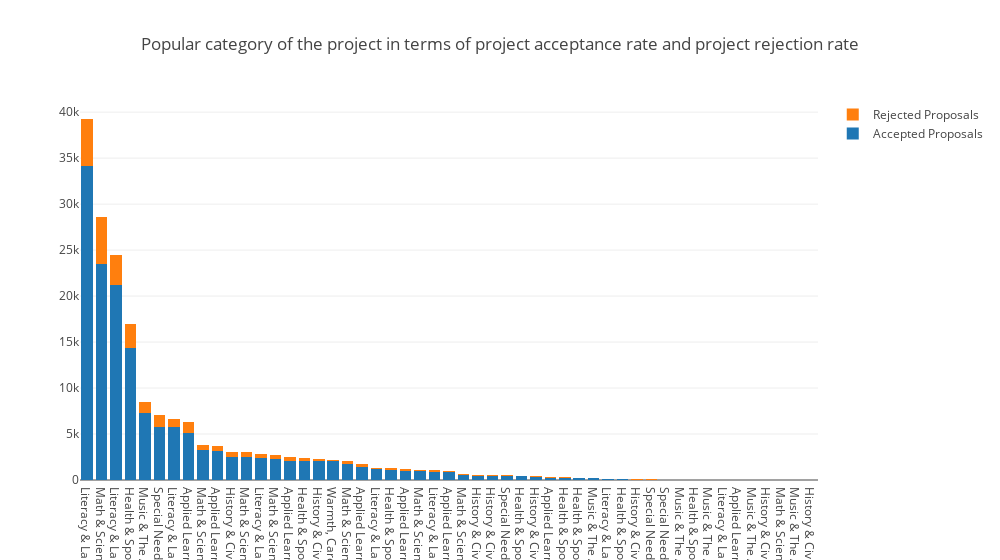

The notebook cell this image was saved under:
### Markdown cell above
### 5.5 Influence of Project Category on Acceptance Rate

### Code cell
temp = train_data["project_subject_categories"].value_counts()
#print(temp.values)
temp_y0 = []
temp_y1 = []
for val in temp.index:
    temp_y1.append(np.sum(target_data[train_data["project_subject_categories"]==val] == 1))
    temp_y0.append(np.sum(target_data[train_data["project_subject_categories"]==val] == 0))    
trace1 = go.Bar(
    x = temp.index,
    y = temp_y1,
    name='Accepted Proposals'
)
trace2 = go.Bar(
    x = temp.index,
    y = temp_y0, 
    name='Rejected Proposals'
)

data = [trace1, trace2]
layout = go.Layout(
    title = "Popular category of the project in terms of project acceptance rate and project rejection rate",
    barmode='stack',
    width = 1000
)

fig = go.Figure(data=data, layout=layout)
py.iplot(fig)

### Figure 1 — Plotly figure (JSON) as saved in the notebook; plotly's stock layout.template omitted (floating-point values rounded to 4 significant figures)
{"data": [{"name": "Accepted Proposals", "type": "bar", "x": ["Literacy & Language", "Math & Science", "Literacy & Language, Math & Science", "Health & Sports", "Music & The Arts", "Special Needs", "Literacy & Language, Special Needs", "Applied Learning", "Math & Science, Literacy & Language", "Applied Learning, Literacy & Language", "History & Civics", "Math & Science, Special Needs", "Literacy & Language, Music & The Arts", "Math & Science, Music & The Arts", "Applied Learning, Special Needs", "Health & Sports, Special Needs", "History & Civics, Literacy & Language", "Warmth, Care & Hunger", "Math & Science, Applied Learning", "Applied Learning, Math & Science", "Literacy & Language, History & Civics", "Health & Sports, Literacy & Language", "Applied Learning, Music & The Arts", "Math & Science, History & Civics", "Literacy & Language, Applied Learning", "Applied Learning, Health & Sports", "Math & Science, Health & Sports", "History & Civics, Music & The Arts", "History & Civics, Math & Science", "Special Needs, Music & The Arts", "Health & Sports, Math & Science", "History & Civics, Special Needs", "Applied Learning, History & Civics", "Health & Sports, Applied Learning", "Health & Sports, Music & The Arts", "Music & The Arts, Special Needs", "Literacy & Language, Health & Sports", "Health & Sports, History & Civics", "History & Civics, Applied Learning", "Special Needs, Health & Sports", "Special Needs, Warmth, Care & Hunger", "Music & The Arts, Health & Sports", "Health & Sports, Warmth, Care & Hunger", "Music & The Arts, History & Civics", "Literacy & Language, Warmth, Care & Hunger", "Applied Learning, Warmth, Care & Hunger", "Music & The Arts, Applied Learning", "History & Civics, Health & Sports", "Math & Science, Warmth, Care & Hunger", "Music & The Arts, Warmth, Care & Hunger", "History & Civics, Warmth, Care & Hunger"], "y": [34148, 23446, 21246, 14354, 7248, 5719, 5712, 5142, 3309, 3208, 2550, 2485, 2414, 2286, 2014, 2039, 2026, 2020, 1724, 1375, 1171, 1109, 1005, 933, 892, 828, 544, 447, 448, 431, 399, 340, 241, 253, 205, 203, 98, 55, 49, 49, 27, 21, 28, 23, 21, 14, 15, 18, 12, 2, 0]}, {"name": "Rejected Proposals", "type": "bar", "x": ["Literacy & Language", "Math & Science", "Literacy & Language, Math & Science", "Health & Sports", "Music & The Arts", "Special Needs", "Literacy & Language, Special Needs", "Applied Learning", "Math & Science, Literacy & Language", "Applied Learning, Literacy & Language", "History & Civics", "Math & Science, Special Needs", "Literacy & Language, Music & The Arts", "Math & Science, Music & The Arts", "Applied Learning, Special Needs", "Health & Sports, Special Needs", "History & Civics, Literacy & Language", "Warmth, Care & Hunger", "Math & Science, Applied Learning", "Applied Learning, Math & Science", "Literacy & Language, History & Civics", "Health & Sports, Literacy & Language", "Applied Learning, Music & The Arts", "Math & Science, History & Civics", "Literacy & Language, Applied Learning", "Applied Learning, Health & Sports", "Math & Science, Health & Sports", "History & Civics, Music & The Arts", "History & Civics, Math & Science", "Special Needs, Music & The Arts", "Health & Sports, Math & Science", "History & Civics, Special Needs", "Applied Learning, History & Civics", "Health & Sports, Applied Learning", "Health & Sports, Music & The Arts", "Music & The Arts, Special Needs", "Literacy & Language, Health & Sports", "Health & Sports, History & Civics", "History & Civics, Applied Learning", "Special Needs, Health & Sports", "Special Needs, Warmth, Care & Hunger", "Music & The Arts, Health & Sports", "Health & Sports, Warmth, Care & Hunger", "Music & The Arts, History & Civics", "Literacy & Language, Warmth, Care & Hunger", "Applied Learning, Warmth, Care & Hunger", "Music & The Arts, Applied Learning", "History & Civics, Health & Sports", "Math & Science, Warmth, Care & Hunger", "Music & The Arts, Warmth, Care & Hunger", "History & Civics, Warmth, Care & Hunger"], "y": [5109, 5109, 3253, 2597, 1279, 1346, 973, 1168, 534, 517, 515, 525, 464, 475, 467, 329, 262, 171, 347, 336, 144, 199, 236, 154, 146, 190, 153, 97, 77, 90, 71, 77, 62, 44, 57, 32, 29, 12, 16, 15, 8, 11, 3, 6, 4, 8, 6, 2, 7, 1, 1]}], "layout": {"barmode": "stack", "title": "Popular category of the project in terms of project acceptance rate and project rejection rate", "width": 1000}}
